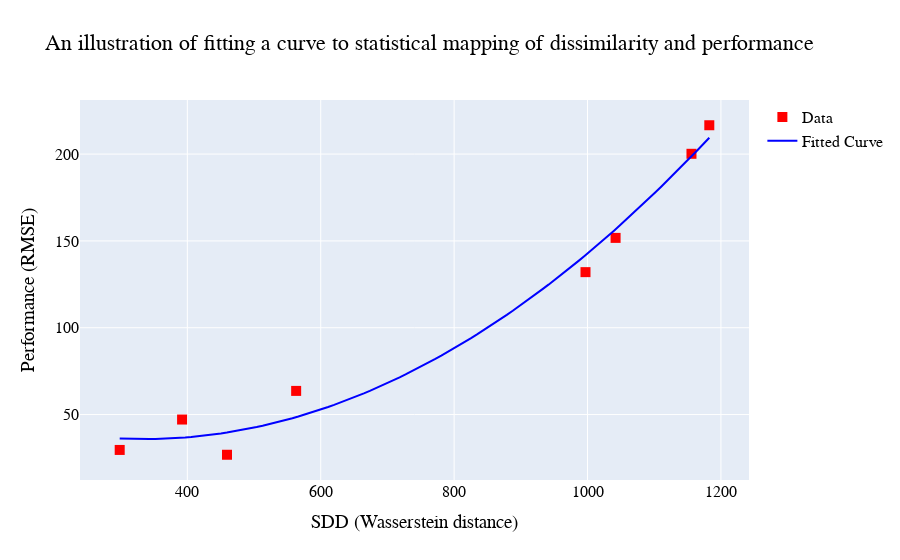

The cell this chart's notebook holds for it:
### Code cell
fit_polynomial_curve_to_data_and_visualize(sdd_performance_df['Wasserstein_dist'].values,  sdd_performance_df['RMSE'].values)
